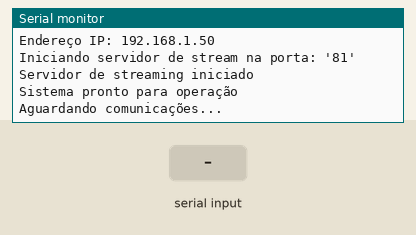
Simulated run of this program. Board: ESP32. On the bench: the last lines printed to the serial monitor. Inputs (shaded band) come from the test bench. WiFi joins after 1.5 s; servers stay silent unless stated; the camera gives no picture.

Above: at 3.0 s.
3.1 s: "ACK\n" received over Serial
At 4.3 s:
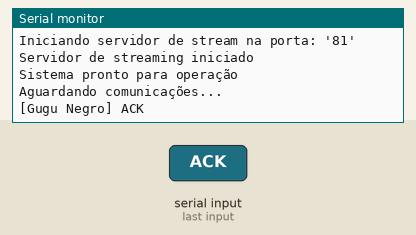
4.6 s: "ACK\n" received over the second serial link
At 5.8 s:
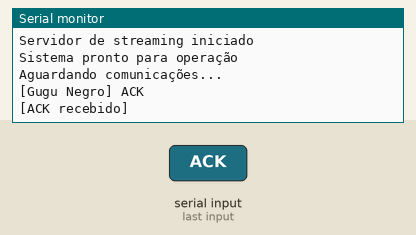
6.1 s: "1\n" received over Serial
At 7.3 s:
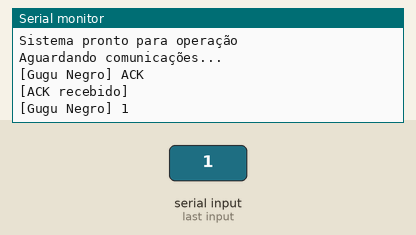
10.6 s: "1\n" received over the second serial link
At 11.8 s:
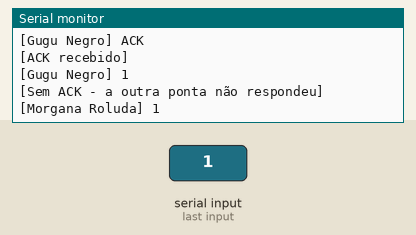
12.1 s: "ACK\n" received over the second serial link
At 13.3 s:
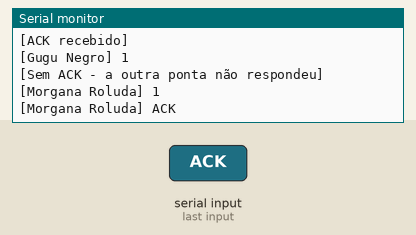

Measured:
- after the input at 3.1 s, the serial monitor: prints a new line at once (image 1)
- after the input at 4.6 s, the serial monitor: prints a new line at once (image 2)
- after the input at 6.1 s, the serial monitor: prints a new line at once (image 3)
- after the input at 10.6 s, the serial monitor: prints a new line at once (image 4)
- after the input at 12.1 s, the serial monitor: prints a new line at once (image 5)

The program:

main.cpp
```cpp
#include <Arduino.h>
#include "esp_camera.h"
#include <WiFi.h>
#include <esp_http_server.h>

// ===================
// Configuração do Modelo da Câmera
// ===================
#define CAMERA_MODEL_AI_THINKER // Possui PSRAM

// ===========================
// Configuração Wi-Fi
// ===========================
const char *ssid = "Cilla Tech Park";
const char *password = "@@ctp.br";

// ===========================
// Pinos do HC-12 (ajustados para não conflitar com câmera)
// ===========================
#define RXD2 16 // HC-12 TX
#define TXD2 15 // HC-12 RX

// ===========================
// Configuração dos pinos da câmera
// ===========================
#define PWDN_GPIO_NUM 32
#define RESET_GPIO_NUM -1
#define XCLK_GPIO_NUM 0
#define SIOD_GPIO_NUM 26
#define SIOC_GPIO_NUM 27
#define Y9_GPIO_NUM 35
#define Y8_GPIO_NUM 34
#define Y7_GPIO_NUM 39
#define Y6_GPIO_NUM 36
#define Y5_GPIO_NUM 21
#define Y4_GPIO_NUM 19
#define Y3_GPIO_NUM 18
#define Y2_GPIO_NUM 5
#define VSYNC_GPIO_NUM 25
#define HREF_GPIO_NUM 23
#define PCLK_GPIO_NUM 22

// Variáveis globais para o handler de stream
#define PART_BOUNDARY "123456789000000000000987654321"
static const char* _STREAM_CONTENT_TYPE = "multipart/x-mixed-replace;boundary=" PART_BOUNDARY;
static const char* _STREAM_BOUNDARY = "\r\n--" PART_BOUNDARY "\r\n";
static const char* _STREAM_PART = "Content-Type: image/jpeg\r\nContent-Length: %u\r\n\r\n";

// Protótipos de função
esp_err_t stream_handler(httpd_req_t *req);

// Servidor HTTP para streaming da câmera
httpd_handle_t stream_httpd = NULL;

void startCameraServer() {
    httpd_config_t config = HTTPD_DEFAULT_CONFIG();
    config.server_port += 1;

    httpd_uri_t stream_uri = {
        .uri = "/stream",
        .method = HTTP_GET,
        .handler = stream_handler,
        .user_ctx = NULL
    };

    Serial.printf("Iniciando servidor de stream na porta: '%d'\n", config.server_port);
    if (httpd_start(&stream_httpd, &config) == ESP_OK) {
        httpd_register_uri_handler(stream_httpd, &stream_uri);
        Serial.println("Servidor de streaming iniciado");
    } else {
        Serial.println("Erro ao iniciar servidor de streaming");
    }
}

esp_err_t stream_handler(httpd_req_t *req) {
    camera_fb_t *fb = NULL;
    esp_err_t res = ESP_OK;
    size_t _jpg_buf_len = 0;
    uint8_t *_jpg_buf = NULL;
    char *part_buf[64];
    static int64_t last_frame = 0;
    if (!last_frame) {
        last_frame = esp_timer_get_time();
    }

    res = httpd_resp_set_type(req, _STREAM_CONTENT_TYPE);
    if (res != ESP_OK) return res;

    while (true) {
        fb = esp_camera_fb_get();
        if (!fb) {
            Serial.println("Falha na captura da câmera");
            res = ESP_FAIL;
        } else {
            if (fb->format != PIXFORMAT_JPEG) {
                bool jpeg_converted = frame2jpg(fb, 80, &_jpg_buf, &_jpg_buf_len);
                esp_camera_fb_return(fb);
                fb = NULL;
                if (!jpeg_converted) {
                    Serial.println("Falha na conversão para JPEG");
                    res = ESP_FAIL;
                }
            } else {
                _jpg_buf = fb->buf;
                _jpg_buf_len = fb->len;
            }
        }

        if (res == ESP_OK) {
            size_t hlen = snprintf((char *)part_buf, 64, _STREAM_PART, _jpg_buf_len);
            res = httpd_resp_send_chunk(req, (const char *)part_buf, hlen);
        }
        if (res == ESP_OK) {
            res = httpd_resp_send_chunk(req, (const char *)_jpg_buf, _jpg_buf_len);
        }
        if (res == ESP_OK) {
            res = httpd_resp_send_chunk(req, _STREAM_BOUNDARY, strlen(_STREAM_BOUNDARY));
        }

        if (fb) {
            esp_camera_fb_return(fb);
            fb = NULL;
            _jpg_buf = NULL;
        } else if (_jpg_buf) {
            free(_jpg_buf);
            _jpg_buf = NULL;
        }

        if (res != ESP_OK) break;

        int64_t current_frame = esp_timer_get_time();
        int64_t frame_time = current_frame - last_frame;
        last_frame = current_frame;
        // Serial.printf("MJPG: %uKB %lldms (%.1ffps)\n", (uint32_t)(_jpg_buf_len / 1024), frame_time / 1000, 1000000.0 / frame_time);
    }

    last_frame = 0;
    return res;
}

void setup() {
    Serial.begin(115200);
    Serial2.begin(9600, SERIAL_8N1, RXD2, TXD2);
    Serial.println("\nIniciando sistema...");

    // Configuração da câmera (ajustada para evitar erros de heap)
    camera_config_t config;
    config.ledc_channel = LEDC_CHANNEL_0;
    config.ledc_timer = LEDC_TIMER_0;
    config.pin_d0 = Y2_GPIO_NUM;
    config.pin_d1 = Y3_GPIO_NUM;
    config.pin_d2 = Y4_GPIO_NUM;
    config.pin_d3 = Y5_GPIO_NUM;
    config.pin_d4 = Y6_GPIO_NUM;
    config.pin_d5 = Y7_GPIO_NUM;
    config.pin_d6 = Y8_GPIO_NUM;
    config.pin_d7 = Y9_GPIO_NUM;
    config.pin_xclk = XCLK_GPIO_NUM;
    config.pin_pclk = PCLK_GPIO_NUM;
    config.pin_vsync = VSYNC_GPIO_NUM;
    config.pin_href = HREF_GPIO_NUM;
    config.pin_sccb_sda = SIOD_GPIO_NUM;
    config.pin_sccb_scl = SIOC_GPIO_NUM;
    config.pin_pwdn = PWDN_GPIO_NUM;
    config.pin_reset = RESET_GPIO_NUM;
    config.xclk_freq_hz = 20000000;

    config.frame_size = FRAMESIZE_VGA;
    config.pixel_format = PIXFORMAT_JPEG;
    config.grab_mode = CAMERA_GRAB_WHEN_EMPTY;
    config.fb_location = CAMERA_FB_IN_DRAM;
    config.jpeg_quality = 12;
    config.fb_count = 1;

    if (!psramFound()) {
        Serial.println("AVISO: PSRAM não detectada (modo DRAM forçado)");
    }

    esp_err_t err = esp_camera_init(&config);
    if (err != ESP_OK) {
        Serial.printf("Falha na inicialização da câmera: 0x%x\n", err);
        return;
    }

    WiFi.begin(ssid, password);
    WiFi.setSleep(false);

    Serial.print("Conectando ao WiFi");
    unsigned long startAttemptTime = millis();

    while (WiFi.status() != WL_CONNECTED && millis() - startAttemptTime < 20000) {
        Serial.print(".");
        delay(500);
    }

    if (WiFi.status() != WL_CONNECTED) {
        Serial.println("\nFalha na conexão WiFi");
    } else {
        Serial.println("\nWiFi conectado");
        Serial.print("Endereço IP: ");
        Serial.println(WiFi.localIP());
        startCameraServer();
    }

    Serial.println("Sistema pronto para operação");
    Serial.println("Aguardando comunicações...");
}

void loop() {
    // Envio do PC para o HC-12 + espera por ACK
    if (Serial.available()) {
        String msg = Serial.readStringUntil('\n');
        bool ackRecebido = false;

        Serial2.println(msg);
        Serial.print("[Gugu Negro] ");
        Serial.println(msg);

        unsigned long t0 = millis();
        while (millis() - t0 < 3000) {
            if (Serial2.available()) {
                String resposta = Serial2.readStringUntil('\n');
                resposta.trim();
                if (resposta == "ACK") {
                    ackRecebido = true;
                    break;
                }
            }
        }

        if (ackRecebido) {
            Serial.println("[ACK recebido]");
        } else {
            Serial.println("[Sem ACK - a outra ponta não respondeu]");
        }
    }

    // Receber dados do HC-12 e enviar ACK de volta
    if (Serial2.available()) {
        String recebido = Serial2.readStringUntil('\n');
        recebido.trim();

        if (recebido.length() > 0) {
            Serial.print("[Morgana Roluda] ");
            Serial.println(recebido);
            Serial2.println("ACK");
        }
    }

    delay(100);
}
```
